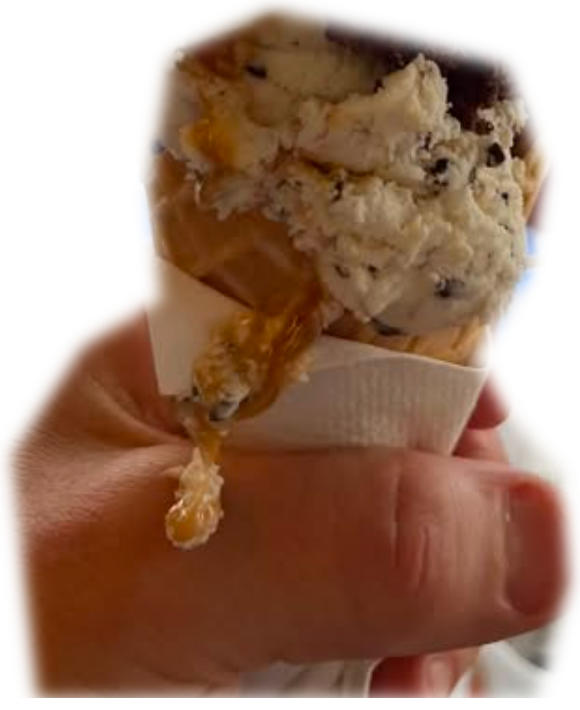
#> input picture assets/raa/cone-hand.png, 580 x 710 px
$ python lav-udklip.py
#> lines starting #> are read from the running program, lines starting #| are printed output that depends on the picture; after the words box and inside, x2 and y2 are one past the last pixel; in counts of white or black regions, pixels touching at a corner belong together
#!/usr/bin/env python3
"""Gør kundens udklip klar til isfilmen.

    python3 vaerktoej/lav-udklip.py

Læser assets/raa/*.png – dem kunden selv har klippet ud – og
skriver de færdige til assets/. Kør den igen så tit du vil:
råfilerne bliver aldrig rørt, så resultatet er det samme hver gang.

------------------------------------------------------------------
HVORFOR DEN FINDES
------------------------------------------------------------------
Udklippene har en blød kant på 10-20 pixel, og i den kant står der
lyse pixels fra det foto de er klippet ud af. Måler man dem, er
kanten i gennemsnit rgb(124,112,99) mens kuglens indre er
rgb(103,75,54) – altså en lys ring hele vejen rundt.

På en mørk baggrund ville det være en glød. På sandbaggrunden i
filmen bliver det en tåget rand, og det er præcis derfor kuglerne
ikke ser ud som om de svæver: de ser ud som klistermærker med et
skær omkring. Kunden sagde det selv – det skal ligne en animation.

TRE TING BLIVER GJORT, OG RÆKKEFØLGEN ER VIGTIG:

1) FARVEN TRÆKKES UDEFRA IND. Hver halvgennemsigtig pixel får
   farve fra de mere dækkende pixels ved siden af. Så er der ikke
   længere en lys ring at få frem, uanset hvor tynd kanten bliver.

2) HIMLEN FJERNES EFTER FARVE. Der er klippet en smule uden om
   kuglerne, så de yderste par pixel er baggrund fra fotoet – helt
   dækkende, så trin 1 rører dem ikke.

   Første forsøg krympede hele formen fire pixel for at komme af
   med den. Det virkede ikke: randen er 3-6 px de bredeste steder
   og under 1 px andre, så fire pixel var både for lidt og for
   meget. Kuglerne blev kantede der hvor der ikke var noget at
   fjerne, og der var stadig en blågrå rand tilbage foroven.

   Nu bliver den fundet i stedet for gættet. Baggrunden i fotoet er
   kold – en bleg blå himmel – og is er varm. Måler man de tolv
   yderste pixel af en kugle, er 7,0% af dem kolde (blå kanal lige
   så høj som den røde). Måler man kernen, er 0,0% kolde. Der er
   altså et rent skel, og de kolde pixels i kantbåndet er
   himmel – ikke is. De fjernes, og kun de.

3) KONTUREN GLATTES MED SLØRING, IKKE MED MORFOLOGI. Punkt 2
   arbejder pixel for pixel og efterlader tynde trævler udenfor og
   små hak indenfor.

   Første forsøg ryddede op med en åbning og en lukning – krymp og
   voks med Pillows MinFilter og MaxFilter. Det var en fejl, og det
   var DEN fejl kunden så: de filtre er FIRKANTEDE. Gentaget krymp
   og voks med en 3×3 firkant afhugger runde hjørner til lige
   facetter, så en kugle kommer ud som en ottekant. Kuglerne var
   ikke skåret dårligt af kunden – de blev skåret dårligt her.

   En gaussisk sløring efterfulgt af en tærskel gør det samme
   arbejde og er RUND. Trævler forsvinder, fordi de aldrig når op
   over tærsklen efter sløringen, hakkene fyldes, og kurverne
   bliver kurver.

   OG RADIUS SKAL VÆRE STOR. Kuglerne er klippet ud med et
   polygon-lasso: under den bløde kant ligger der lige linjer på
   10-20 pixel. Så længe kanten var tåget, kunne man ikke se dem;
   gør man kanten skarp, kommer ottekanten frem. En radius på 12
   pixel jævner dem helt ud på en kugle der er 358 pixel bred, og
   isens egen struktur inde i kuglen bliver ikke rørt – det er kun
   KONTUREN der bliver behandlet.

   Hånden får kun 8. Isen i keglen er klippet lige så groft som
   kuglerne, men hånden har rigtige detaljer i kanten: fingre, et
   serviet-hjørne, keglens kant. En finger er 80 pixel bred, så 8
   rører den ikke – men 12 ville begynde at slikke om hjørnerne på
   servietten.

Til sidst forlænges ærmet på hånden, som bliver klippet af i en
snorlig linje ved billedets kant. Ærmet skal nå UD AF billedet i
begge de formater filmen findes i, ellers står der en afskåret
firkant midt i billedet.

Det brede format (1920×1080) sætter hånden med overkanten i 525,5
og skalerer med 0,78. Ærmet skal nå til 1110 i scenens koordinater,
altså række (1110−525,5)/0,78 ≈ 750. Med luft til at stakken også
vipper: 800.

DET TAL BLEV ÉN GANG SAT TIL 1400, og det var forkert. Baggrunden
var det høje format, hvor kameraet til sidst zoomer så langt ud at
en kant ved 800 kom ind i billedet. Regnestykket sagde 1350, så
ærmet blev forlænget til 1400.

Men råfilen er 710 rækker høj. 1400 betyder at 690 rækker – næsten
halvdelen af billedet – er ti rækker strakt ud, og resultatet var en
arm der var synligt for lang. Kunden så det med det samme.

Løsningen ligger i FILMEN og ikke i udklippet: højformatet har nu et
uigennemsigtigt titelfelt i bunden, og ærmets kant ligger bag det.
Se FORMATER i assets/scoop-film.html. Så kan ærmet blive ved med at
være 800, hvor kun 90 rækker er strakt, og det kan man ikke se.
"""

import os
import sys

from PIL import Image, ImageChops, ImageFilter

HER = os.path.dirname(__file__)
RAA = os.path.join(HER, '..', 'assets', 'raa')
UD = os.path.join(HER, '..', 'assets')

# Hvor mange gange farven trækkes udad. Kanten er 10-20 px, og
# hver runde flytter den én pixel – 22 dækker den bredeste.
RUNDER = 22

# Hvor langt ind fra kanten der ledes efter himmel. Randen er
# højst 6 px, men alfakanalens egen bløde rampe ligger uden om
# den, så der skal måles et stykke ind.
KANTBAAND = 12

# Hvor meget konturen jævnes ud, pr. fil. Se punkt 3 i toppen.
GLAT = { 'cone-hand.png': 8.0 }
GLAT_STANDARD = 12.0

# Blå kanal minus rød. Over dette regnes pixlen som himmel.
# Isen ligger på +39 til +48 (varm). Himlen ligger omkring nul
# eller derunder. 2 rammer imellem med god afstand til begge, og
# holder samtidig fingrene fra det hvide serviet-papir på keglen,
# hvor de to kanaler er lige store.
HIMMEL_GRAENSE = 2

AERME_HOEJDE = 800   # se regnestykket i toppen
AERME_STRIBE = 10    # rækker der strækkes


def traek_farven_udad(im):
    """Giver de gennemsigtige pixels farve fra deres dækkende naboer.

    Uden dette sidder fotoets lyse baggrund stadig i kanten, og den
    kommer frem så snart kanten bliver skarp eller billedet
    skaleres op."""
    r, g, b, a = im.split()

    # Farven, men kun der hvor der er noget. Alt andet sættes til
    # sort, så det ikke trækker gennemsnittet med sig.
    daekker = a.point(lambda v: 255 if v > 200 else 0)
    farve = Image.merge('RGB', (r, g, b))
    farve.paste((0, 0, 0), (0, 0), daekker.point(lambda v: 255 - v))

    kendt = daekker
    for _ in range(RUNDER):
        # Ét skridt udad: max-filter breder både farven og
        # "her er der noget"-masken én pixel ud
        bredere_farve = farve.filter(ImageFilter.MaxFilter(3))
        bredere_kendt = kendt.filter(ImageFilter.MaxFilter(3))

        # Kun DE NYE pixels udfyldes. Ellers ville is-farven
        # langsomt blive lysere indefra og ud.
        nye = Image.eval(bredere_kendt, lambda v: v)
        nye.paste(0, (0, 0), kendt)
        farve.paste(bredere_farve, (0, 0), nye)
        kendt = bredere_kendt

    nr, ng, nb = farve.split()
    return Image.merge('RGBA', (nr, ng, nb, a))


def fjern_himlen(im):
    """Fjerner de kolde pixels i kantbåndet.

    Det er dem der er baggrund fra fotoet: klipperen har taget en
    smule for meget med, og de yderste par pixel er derfor bleg blå
    himmel i fuld dækning. Is, vaffel og hud er varme – rød kanal
    højere end blå – så de kan skilles fra hinanden på farve alene
    i stedet for at gætte en bredde at krympe med."""
    r, g, b, a = im.split()

    faste = a.point(lambda v: 255 if v > 200 else 0)
    indre = faste
    for _ in range(KANTBAAND):
        indre = indre.filter(ImageFilter.MinFilter(3))
    baand = ImageChops.subtract(faste, indre)      # kun de yderste 12 px

    # blaa - roed + 8, så der er plads til negative værdier
    forskel = ImageChops.subtract(b, r, 1, 8)
    kold = forskel.point(lambda v: 255 if v >= 8 + HIMMEL_GRAENSE else 0)

    fjern = ImageChops.multiply(kold, baand)
    return Image.merge('RGBA', (r, g, b, ImageChops.subtract(a, fjern)))


def form_konturen(im, radius):
    """Gør kanten skarp og konturen jævn – med en RUND sløring.

    Sløring og tærskel er en isotrop udjævning: den flytter grænsen
    til det sted hvor halvdelen af naboerne er dækket, og den kan
    ikke afhugge et hjørne til en facet, sådan som gentagne
    firkantede min- og maxfiltre gør.

    Kanten er HÅRD når denne er færdig. Blødheden lægges på til
    sidst af blød_kanten(), og der er en grund til at de to er
    skilt: se rækkefølgen i main()."""
    a = im.getchannel('A')
    a = a.filter(ImageFilter.GaussianBlur(radius))
    a = a.point(lambda v: 255 if v >= 128 else 0)

    r, g, b, _ = im.split()
    return Image.merge('RGBA', (r, g, b, a))


def bloed_kanten(im, radius=1.1):
    """En blød overgang på godt en pixel. En helt hård kant trapper
    synligt når kuglen roterer og skaleres."""
    r, g, b, a = im.split()
    return Image.merge('RGBA', (r, g, b, a.filter(ImageFilter.GaussianBlur(radius))))


def sidste_faste_raekke(im):
    """Nederste række hvor ærmet stadig er helt dækkende.

    Det er IKKE det samme som nederste række med noget i. De sidste
    sytten rækker af udklippet er en lodret udtoning: alfa falder
    fra 250 til 134, fordi der er visket blødt langs kanten. Strakte
    man dem, blev det forlængede ærme en halvgennemsigtig stribe
    med en synlig streg hvor den begyndte – og det så værre ud end
    den snorlige kant vi ville af med."""
    a = im.getchannel('A')
    ap = a.load()
    bredest = 0
    faste = []
    for y in range(im.height):
        n = sum(1 for x in range(im.width) if ap[x, y] > 250)
        faste.append(n)
        bredest = max(bredest, n)
    graense = bredest * 0.3
    for y in range(im.height - 1, -1, -1):
        if faste[y] >= graense:
            return y + 1
    return im.height


def forlaeng_aermet(im):
    """Strækker de nederste faste rækker, så ærmet går ud af
    billedet i stedet for at stoppe i en snorlig linje.

    EN RÅ STRÆKNING DUR IKKE, og det viste sig først da højformatet
    kom til. Ti rækker af et stribet ærme strakt over 800 pixel
    bliver en snorlig, knivskarp søjle med præcis parallelle
    lodrette striber – i det brede format lå den uden for billedet,
    men i det høje står den midt ned gennem rammen og ser ud som
    det den er: et billede der er trukket i.

    Tre ting gør den til en arm i stedet:

      SMALNER. Et ærme der går væk fra kameraet bliver smallere.
      Forlængelsen trækkes sammen til 86% af bredden nedefter, så
      siderne ikke er parallelle.

      MØRKERE. Lyset falder på vej ned i ærmet. Nederst er den nede
      på 68%, og det fjerner samtidig det meste af det stribede: en
      stribe man ikke kan se er ikke en stribe.

      BLØDERE. Armen er nærmere kameraet end isen, og det der er
      nærmere end fokus er uskarpt. Sløringen vokser nedefter.
    """
    bredde, hoejde = im.size
    if hoejde >= AERME_HOEJDE:
        return im

    bund = sidste_faste_raekke(im)
    laengde = AERME_HOEJDE - bund

    stribe = im.crop((0, bund - AERME_STRIBE, bredde, bund))
    hale = stribe.resize((bredde, laengde), Image.BILINEAR)

    # Mørkere og blødere nedefter. Rækkevis, for det er en gradient
    # langs én akse og der er ingen grund til at gøre det snedigt.
    px = hale.load()
    for y in range(laengde):
        f = y / max(1, laengde - 1)
        lys = 1.0 - 0.32 * f
        for x in range(bredde):
            r, g, b, a = px[x, y]
            px[x, y] = (int(r * lys), int(g * lys), int(b * lys), a)
    hale = hale.filter(ImageFilter.GaussianBlur(2.2))

    # Smalner. Hver række skaleres for sig, så kanten bliver en
    # blød kile og ikke et trin.
    kile = Image.new('RGBA', (bredde, laengde), (0, 0, 0, 0))
    for y in range(laengde):
        f = y / max(1, laengde - 1)
        w = max(2, int(round(bredde * (1.0 - 0.14 * f))))
        raekke = hale.crop((0, y, bredde, y + 1)).resize((w, 1), Image.BILINEAR)
        kile.paste(raekke, ((bredde - w) // 2, y))

    ny = Image.new('RGBA', (bredde, AERME_HOEJDE), (0, 0, 0, 0))
    ny.paste(im.crop((0, 0, bredde, bund)), (0, 0))
    ny.paste(kile, (0, bund))
    return ny


def kant_farve(im):
    """Gennemsnitsfarven i de halvgennemsigtige pixels. Bruges kun
    til at skrive et tal ud, så man kan se at det virkede."""
    a = im.getchannel('A')
    px, ap = im.load(), a.load()
    sum_r = sum_g = sum_b = n = 0
    for y in range(im.height):
        for x in range(im.width):
            if 20 < ap[x, y] < 235:
                p = px[x, y]
                sum_r += p[0]; sum_g += p[1]; sum_b += p[2]; n += 1
    if not n:
        return None
    return (round(sum_r / n), round(sum_g / n), round(sum_b / n))


def main():
    if not os.path.isdir(RAA):
        print(f'Fandt ikke {RAA}. Råfilerne skal ligge der.', file=sys.stderr)
        return 1

    for navn in sorted(os.listdir(RAA)):
        if not navn.endswith('.png'):
            continue
        raa = Image.open(os.path.join(RAA, navn)).convert('RGBA')
#> raa is the input picture: PIL image 580x710 RGBA; mean R, G, B, A 95.2, 59.6, 38.9, 179.5
        foer = kant_farve(raa)
#> after the loop in kant_farve, `for y in range(im.height):`: n = 44392; sum_b = 2658474; sum_g = 3537979; sum_r = 5312290
#> foer = (120, 80, 60)

        ud = traek_farven_udad(raa)
#> in traek_farven_udad, `daekker = a.point(lambda v: 255 if v > 200 else 0)`:
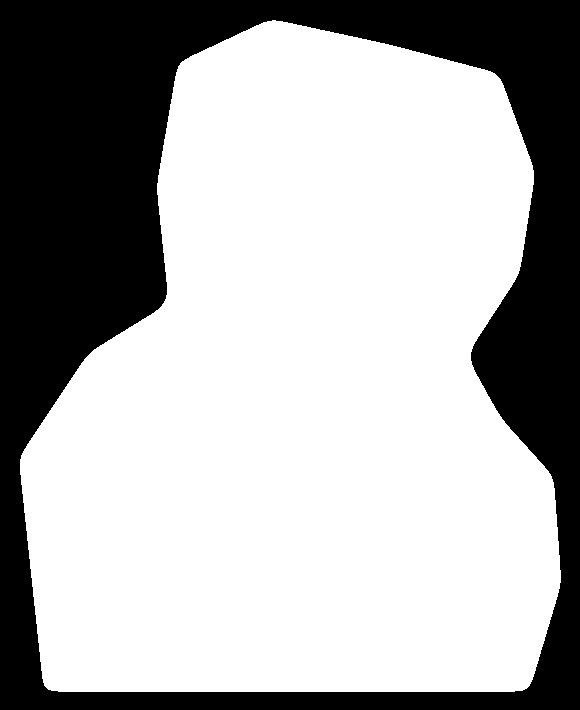
#> daekker: PIL image 580x710 L; 67.4% white; 1 black region, box (x1, y1, x2, y2) and area: (0, 0, 580, 710) 134432
#> after the loop in traek_farven_udad, `for _ in range(RUNDER):`:
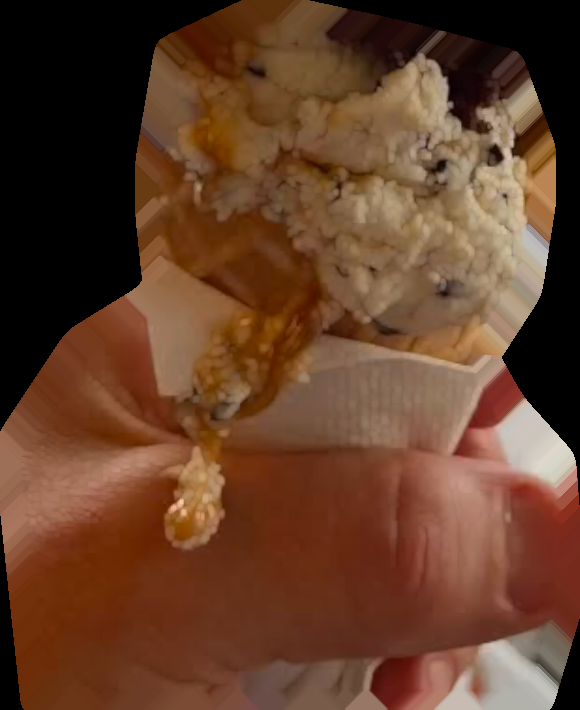
#> bredere_farve: PIL image 580x710 RGB; mean R, G, B 99.5, 62.9, 41.4
#> after the loop in traek_farven_udad, `for _ in range(RUNDER):`: bredere_kendt: PIL image 580x710 L; 80.9% white; 4 black regions, box (x1, y1, x2, y2) and area: (0, 0, 241, 431) 50656, (310, 0, 580, 505) 24567, (0, 516, 24, 710) 2126, (550, 619, 580, 710) 1293
#> after the loop in traek_farven_udad, `for _ in range(RUNDER):`: nye: PIL image 580x710 L; 0.47% white in thin lines or dots
        ud = fjern_himlen(ud)
#> after the loop in fjern_himlen, `for _ in range(KANTBAAND):`: indre: PIL image 580x710 L; 60% white; 1 black region, box (x1, y1, x2, y2) and area: (0, 0, 580, 710) 164652
#> in fjern_himlen, `baand = ImageChops.subtract(faste, indre)`: baand: PIL image 580x710 L; 7.3% white; 1 white region, box (x1, y1, x2, y2) and area: (20, 20, 561, 692) 30220
#> in fjern_himlen, `kold = forskel.point(lambda v: 255 if v >= 8 + HIMMEL_GRAENSE else 0)`:
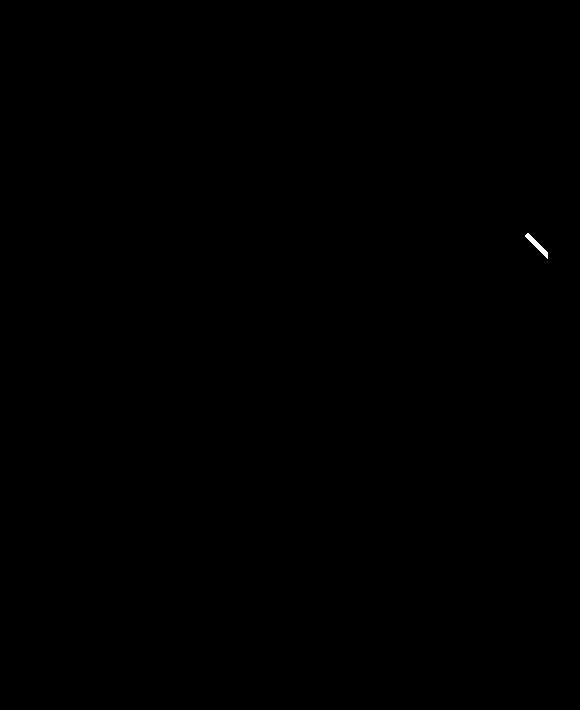
#> kold: PIL image 580x710 L; 0.04% white; 1 white region, box (x1, y1, x2, y2) and area: (525, 233, 548, 259) 152
#> in fjern_himlen, `fjern = ImageChops.multiply(kold, baand)`: fjern: PIL image 580x710 L; 0% white in thin lines or dots, all inside (x1, y1, x2, y2) = (525, 235, 526, 237)
        # Ærmet forlænges FØR konturen formes. Gjorde man det
        # bagefter, ville de rækker der strækkes allerede være
        # behandlet, og så blev det forlængede ærme en halvgennem-
        # sigtig stribe med en synlig streg hvor den begyndte.
        if navn == 'cone-hand.png':
            ud = forlaeng_aermet(ud)
#> the loop in sidste_faste_raekke, `for y in range(im.height):` made 710 passes
#> (n, bredest) on passes 1 to 3: (0, 0), (0, 0), (0, 0)
#> after the loop in sidste_faste_raekke, `for y in range(im.height):`: faste = 710 values, max 512 at index 494, min 0 at index 0, mean 358.6
#> in sidste_faste_raekke, `graense = bredest * 0.3`: graense = 153.6
#> in forlaeng_aermet, `bund = sidste_faste_raekke(im)`: bund = 681
#> in forlaeng_aermet, `laengde = AERME_HOEJDE - bund`: laengde = 119
#> in forlaeng_aermet, `hale = stribe.resize((bredde, laengde), Image.BILINEAR)`:
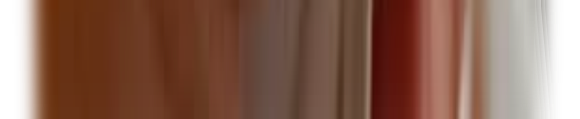
#> hale: PIL image 580x119 RGBA; mean R, G, B, A 110.9, 72.3, 55.1, 221; transparent parts drawn white
#> the loop in forlaeng_aermet, `for y in range(laengde):` made 119 passes
#> (f, lys) on passes 1 to 12: (0, 1), (0.00847, 0.997), (0.0169, 0.995), (0.0254, 0.992), (0.0339, 0.989), (0.0424, 0.986), (0.0508, 0.984), (0.0593, 0.981), (0.0678, 0.978), (0.0763, 0.976), (0.0847, 0.973), (0.0932, 0.97)
#> in forlaeng_aermet, `hale = hale.filter(ImageFilter.GaussianBlur(2.2))`:
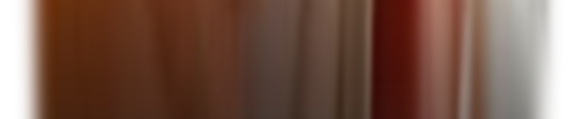
#> hale: PIL image 580x119 RGBA; mean R, G, B, A 92.7, 60.2, 45.8, 221; transparent parts drawn white
#> in forlaeng_aermet, `kile = Image.new('RGBA', (bredde, laengde), (0, 0, 0, 0))`: kile: PIL image 580x119 RGBA; every value is 0
#> the loop in forlaeng_aermet, `for y in range(laengde):` made 119 passes
#> (f, w) on passes 1 to 12: (0, 580), (0.00847, 579), (0.0169, 579), (0.0254, 578), (0.0339, 577), (0.0424, 577), (0.0508, 576), (0.0593, 575), (0.0678, 574), (0.0763, 574), (0.0847, 573), (0.0932, 572)
#> after the loop in forlaeng_aermet, `for y in range(laengde):`:
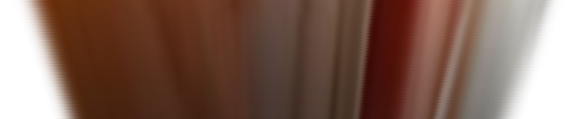
#> kile: PIL image 580x119 RGBA; mean R, G, B, A 86.1, 55.8, 42.4, 205.6; transparent parts drawn white
#> in forlaeng_aermet, `ny = Image.new('RGBA', (bredde, AERME_HOEJDE), (0, 0, 0, 0))`: ny: PIL image 580x800 RGBA; every value is 0
        ud = form_konturen(ud, GLAT.get(navn, GLAT_STANDARD))
#> in form_konturen, `a = a.point(lambda v: 255 if v >= 128 else 0)`: a: PIL image 580x800 L; 73% white; 1 black region, box (x1, y1, x2, y2) and area: (0, 0, 580, 800) 125367

        # HIMLEN FJERNES IGEN, og det er ikke en dobbeltsikring.
        #
        # form_konturen slører alfakanalen med radius 12 og sætter
        # tærsklen bagefter. De kolde pixels der blev skåret væk
        # ovenfor, sidder 1-5 px inde fra kanten – altså langt inden
        # for 12 – så sløringen vaskede dem lige tilbage igen, og den
        # øverste kugle havde en tydelig blå kant i det færdige
        # billede. Det så man først i højformatet, hvor kuglerne er
        # 35% større.
        #
        # Rækkefølgen er derfor: form konturen HÅRDT, bid så de kolde
        # pixels ud af den færdige silhuet, og læg til sidst den ene
        # pixel blødhed på. Den er for lille til at kunne trække en
        # skal på 5 px tilbage.
        ud = fjern_himlen(ud)
#> after the loop in fjern_himlen (call 2), `for _ in range(KANTBAAND):`:
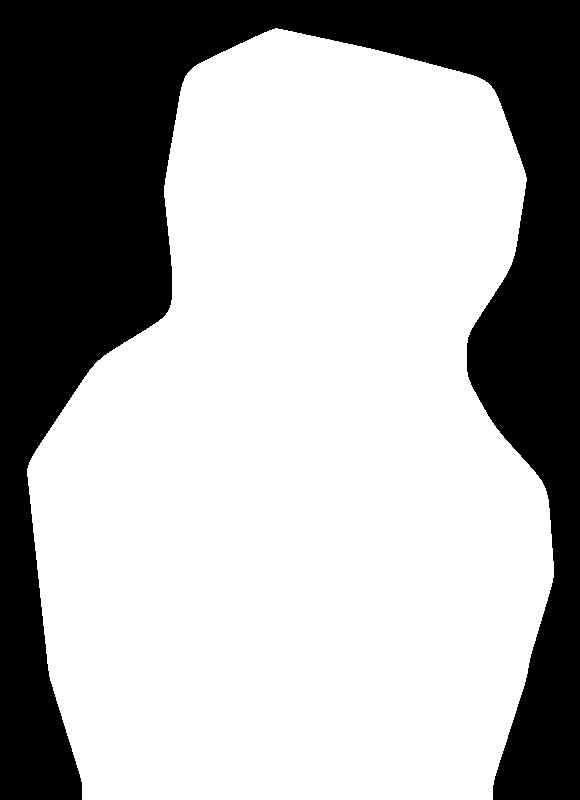
#> indre: PIL image 580x800 L; 66.9% white; 1 black region, box (x1, y1, x2, y2) and area: (0, 0, 580, 800) 153620
        ud = bloed_kanten(ud)

        sti = os.path.join(UD, navn)
        ud.save(sti, optimize=True)
        efter = kant_farve(ud)
#> efter = (120, 81, 58)
        print(f'{navn}: kant rgb{foer} → rgb{efter}, '
              f'{ud.size[0]}×{ud.size[1]}, {round(os.path.getsize(sti) / 1024)} kB')
#| cone-hand.png: kant rgb(120, 80, 60) → rgb(120, 81, 58), 580×800, 350 kB
    return 0


if __name__ == '__main__':
    sys.exit(main())
#> (the program exits here)
